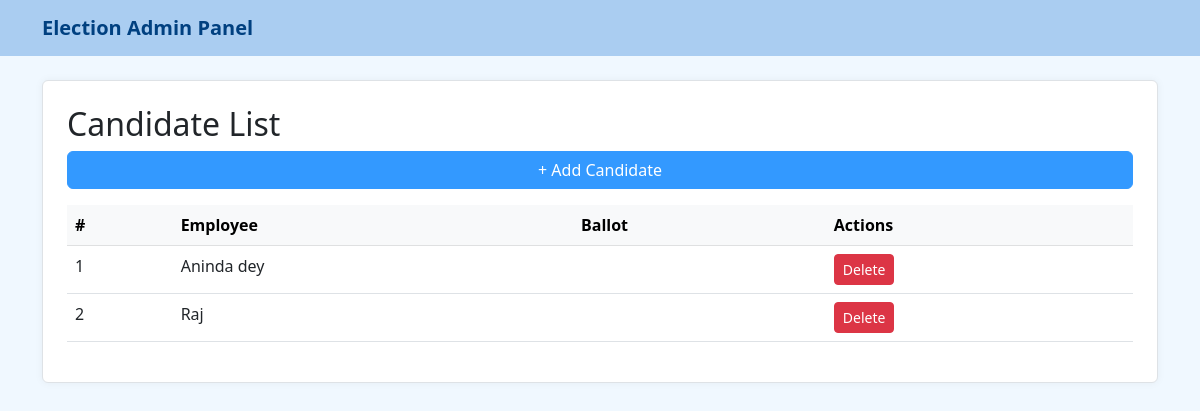
The page /manage/candidates/ on the database as committed earlier.
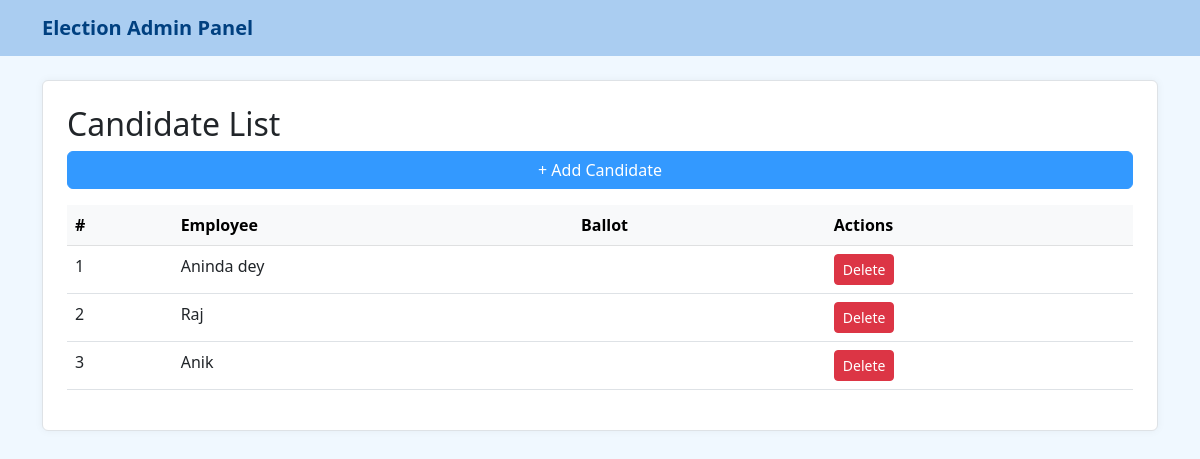
The same page on the database as committed later.
### core/models.py (models this page shows, shortened)
class BaseModel(models.Model):
    created_user = models.ForeignKey(
        settings.AUTH_USER_MODEL,
        on_delete=models.PROTECT,
        blank=True,
        null=True,
        related_name="%(app_label)s_%(class)s_createdby"
    )
    is_draft = models.BooleanField(_('Is Draft'), default=True)
    is_active = models.BooleanField(_('Is Active'), default=True)
    order = models.CharField(_("Order"), max_length=255, blank=True, null=True)
    display_order = models.CharField(
        _("Display Order"),
        max_length=255,
        blank=True,
        null=True
    )
    is_deleted = models.BooleanField(_('Is Deleted'), default=False)
    created_at = models.DateTimeField(
        _('Created At'),
        auto_now_add=True,
        null=True
    )
    update_user = models.ForeignKey(
        settings.AUTH_USER_MODEL,
        on_delete=models.SET_NULL,
        blank=True,
        null=True,
        related_name=(
            "%(app_label)s_%(class)s_updated"
        )
    )
    last_updated = models.DateTimeField(
        _('Last Updated'), auto_now=True, null=True
    )
    deleted_user = models.ForeignKey(
        settings.AUTH_USER_MODEL,
        on_delete=models.SET_NULL,
        blank=True,
        null=True,
        related_name="%(app_label)s_%(class)s_deleted"
    )
    deleted_at = models.DateTimeField(_('Deleted At'), blank=True, null=True)
    class Meta:
        abstract = True

class Candidate(BaseModel):
    employee = models.ForeignKey(Employee, on_delete=models.CASCADE)
    class Meta:
        unique_together = (
            'employee',
        )  # Optional: one-time candidacy across system

class Employee(BaseModel):
    name = models.CharField(max_length=100)
    phone = models.CharField(max_length=15, unique=True)

### core/views/candidates.py (the view)
class CandidateListView(ListView):
    model = Candidate
    template_name = 'candidate/candidate_list.html'
    context_object_name = 'candidates'

### core/templates/candidate/candidate_list.html (shortened to what this page needs)
{% extends "dashboard/ebase.html" %}
{% block content %}
<div class="card p-4">
    <h2>Candidate List</h2>
    <a href="{% url 'candidate_add' %}" class="btn btn-primary mb-3">+ Add Candidate</a>
    <table class="table table-hover">
        <thead class="table-light">
            <tr>
                <th>#</th>
                <th>Employee</th>
                <th>Ballot</th>
                <th>Actions</th>
            </tr>
        </thead>
        <tbody>
        {% for candidate in candidates %}
            <tr>
                <td>{{ forloop.counter }}</td>
                <td>{{ candidate.employee.name }}</td>
                <td>{{ candidate.ballot.title }}</td>
                <td>
                    <a href="{% url 'candidate_delete' candidate.pk %}" class="btn btn-sm btn-danger">Delete</a>
                </td>
            </tr>
        {% empty %}
            <tr><td colspan="4">No candidates found.</td></tr>
        {% endfor %}
        </tbody>
    </table>
</div>
{% endblock %}

Rows that differ between the two databases and show on the page:
added Candidate: employee.name "Anik"
